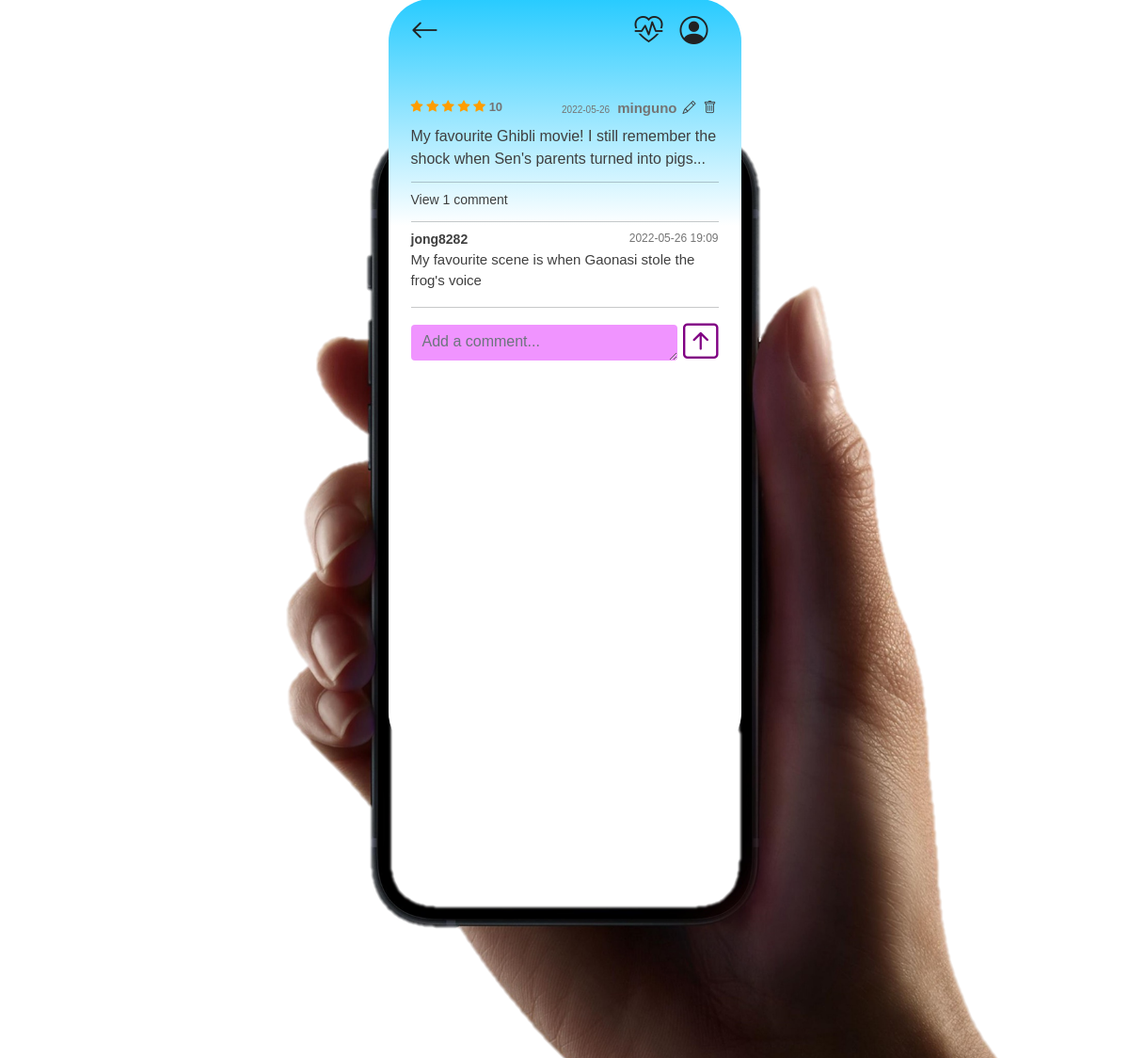
Page /movies/read/1/ (signed in) on the committed database.
### movies/models.py (models this page shows)
class Review(models.Model):
    movie = models.ForeignKey(Movie, on_delete=models.CASCADE)
    content = models.TextField()
    created_at = models.DateTimeField(auto_now_add=True)
    updated_at = models.DateTimeField(auto_now=True)
    user = models.ForeignKey(settings.AUTH_USER_MODEL, on_delete=models.CASCADE)
    score = models.IntegerField()
    like_users = models.ManyToManyField(settings.AUTH_USER_MODEL, related_name='like_reviews')

class Comment(models.Model):
    review = models.ForeignKey(Review, on_delete=models.CASCADE, related_name = 'comments')
    content = models.TextField()
    created_at = models.DateTimeField(auto_now_add=True)
    updated_at = models.DateTimeField(auto_now=True)
    user = models.ForeignKey(settings.AUTH_USER_MODEL, on_delete=models.CASCADE )

### accounts/models.py (models this page shows)
class User(AbstractUser):
    followings = models.ManyToManyField('self', symmetrical=False, related_name='followers')
    nickname = models.CharField(null=True, max_length=10)
    image = models.ImageField(null=True, blank=True)

### movies/views.py (the view)
# urls.py: path('read/<str:review_pk>/', views.read, name='read'),
@login_required
def read(request, review_pk):
    review = get_object_or_404(Review, pk=review_pk)
    if request.method == 'POST':
        comment_form = CommentForm(request.POST)
        if comment_form.is_valid():
            comment = comment_form.save(commit=False)
            comment.review = review
            comment.user = request.user
            comment.save()
            return redirect('movies:read', review.pk)
    else:
        comment_form = CommentForm()
    context = {
        'review': review,
        'review_pk': review_pk,
        'comment_form' : comment_form,
        'review' : review,
        'comments' : review.comments.all(),
    }
    return render(request, 'movies/read.html', context)

### movies/forms.py
class CommentForm(forms.ModelForm):
    content = forms.CharField(
        label='',
        widget=forms.Textarea(
            attrs = {
                'class': 'form-control',
                'maxlength': 100,
                'placeholder': 'Add a comment...',
            }
        )
    )
    class Meta:
        model = Comment
        exclude = ('review', 'user', )

### movies/templates/movies/read.html (shortened to what this page needs)
{% extends 'base.html' %}
{% block content %}
  <div class="p-4" style="flex:1;">
    <div class="review-section mt-4">
      <div class="d-flex justify-content-between">
        <div class="review-score">
          {% if review.score == 1 %}
            <i class="bi bi-star-half"></i>
            <i class="bi bi-star"></i>
            <i class="bi bi-star"></i>
            <i class="bi bi-star"></i>
            <i class="bi bi-star"></i>
            {{ review.score }}
          {% else %}
            <i class="bi bi-star-fill"></i>
            <i class="bi bi-star-fill"></i>
            <i class="bi bi-star-fill"></i>
            <i class="bi bi-star-fill"></i>
            <i class="bi bi-star-fill"></i>
            {{ review.score }}
          {% endif %}
        </div>
        <div>
          <div class="d-flex align-items-baseline">
            <div class="review-created me-2">
              {{ review.updated_at|date:"Y-m-d" }}
            </div>
            <div class="review-writer d-flex">
              {{ review.user.nickname }}
              {% if request.user == review.user %}
                <a href="{% url 'movies:update' review_pk %}">
                  <button class="button btn-color"><i class="bi bi-pencil"></i></button>
                </a>
                <form action="{% url 'movies:delete' review_pk %}" method="POST">
                  <button class="button btn-color"><i class="bi bi-trash"></i></button>
                </form>
              {% endif %}
            </div>
          </div>
        </div>
      </div>
      <div class="review-content">{{ review.content }}</div>
    </div>
    <hr>
    {% if comments|length %}
      {% if comments|length == 1 %}
        <div class="comments">View {{ comments|length }} comment</div>
        <hr>
      {% else %}
        <div class="comments">View all {{ comments|length }} comments</div>
        <hr>
      {% endif %}
    {% else %}
      <div class="comments">0 comment</div>
    {% endif %}
    {% for comment in comments %}
      <div class="area mb-3">
        <div class="d-flex justify-content-between" >
          <div style="font-weight: bold; font-size: 14px; color: #3F3F3F;">{{ comment.user.nickname }}</div>
          <div style="font-size: 12px; color: #747474;" class="d-flex">
            {{ comment.updated_at|date:"Y-m-d H:i" }}
          </div>
        </div>
        <div style="color: #3F3F3F; font-size: 15px;">{{ comment.content }}</div>
      </div>
    {% endfor %}
    <div class="sticky">
      {% if request.user.is_authenticated %}
        <hr>
        <form action="{% url 'movies:read' review.pk %}" method="POST">
          <div class="d-flex justify-content-between align-items-center">
            <div>
              {{ comment_form }}
            </div>
            <button class="button comment-create"><i class="bi bi-arrow-up-square"></i></button>
          </div>
        </form>
      {% endif %}
    </div>
  </div>
{% endblock content %}

### static/style.css (style rules this page uses)
body { font-family: Helvetica, sans-serif; }
.button { background: none !important; border: none !important; color: #800083 !important; font-size: 14px; text-decoration: none !important; }
a, a:focus, a:active, a:hover { text-decoration: none !important; }
.bi-star-half, .bi-star-fill, .bi-star { color: rgb(255, 157, 0); }
.comments { color: #3F3F3F; font-size: 14px; }
textarea { height: 85px !important; border: none !important; outline: none !important; background-color: #F094FF !important; }

### rows in the picture
Review: score "10", updated_at "2022-05-26", user.nickname "minguno", content "My favourite Ghibli movie! I still remember the shock when Sen's parents turned into pigs..."
Comment: user.nickname "jong8282", updated_at "2022-05-26 19:09", content "My favourite scene is when Gaonasi stole the frog's voice"

### other values in the picture
{{ comments|length }} "1"
